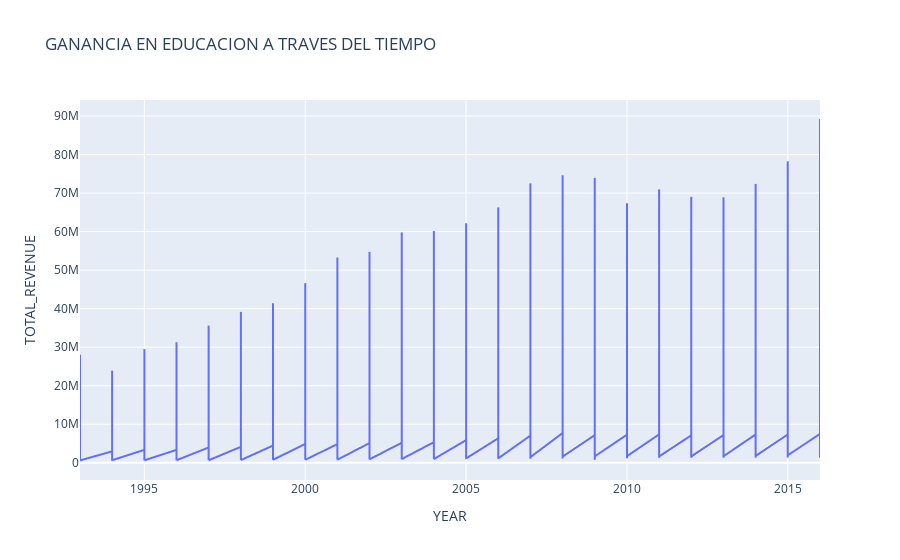

The notebook cell this image was saved under:
### Code cell
educacion = pd.read_csv('states_all.csv', usecols=['STATE','YEAR', 'TOTAL_REVENUE'])

px.line(
    (educacion.query("1992 < YEAR < 2017")),
    x='YEAR',
    y='TOTAL_REVENUE',
    title='GANANCIA EN EDUCACION A TRAVES DEL TIEMPO'
)

### Figure 1 — Plotly figure (JSON) as saved in the notebook; plotly's stock layout.template omitted (floating-point values rounded to 4 significant figures; data arrays with more than 128 entries replaced by an {"elided": "..."} marker saying what was removed)
{"data": [{"hovertemplate": "YEAR=%{x}<br>TOTAL_REVENUE=%{y}<extra></extra>", "legendgroup": "", "line": {"color": "#636efa", "dash": "solid"}, "marker": {"symbol": "circle"}, "mode": "lines", "name": "", "showlegend": false, "type": "scattergl", "x": {"elided": "1248 int values"}, "xaxis": "x", "y": {"elided": "1248 int values"}, "yaxis": "y"}], "layout": {"autosize": true, "legend": {"tracegroupgap": 0}, "title": {"text": "GANANCIA EN EDUCACION A TRAVES DEL TIEMPO"}, "xaxis": {"anchor": "y", "autorange": true, "domain": [0, 1], "range": [1993, 2016], "title": {"text": "YEAR"}, "type": "linear"}, "yaxis": {"anchor": "x", "autorange": true, "domain": [0, 1], "range": [-4465000.0, 94150000.0], "title": {"text": "TOTAL_REVENUE"}, "type": "linear"}}}
